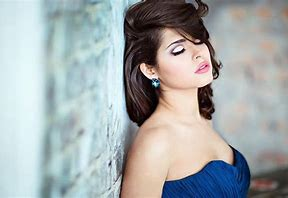
#> input picture test.png, 288 x 198 px
$ python Chapter-2.py
#> lines starting #> are read from the running program, lines starting #| are printed output that depends on the picture
import cv2
import numpy as np

#-----Chapter 2 ----- (ImgColor Gray)

img = cv2.imread('test.png')
#> img is the input picture: shape (198, 288, 3); mean B, G, R 171.6, 170.9, 164.6
#Img Color Gray
imgGray = cv2.cvtColor(img,cv2.COLOR_BGR2GRAY)
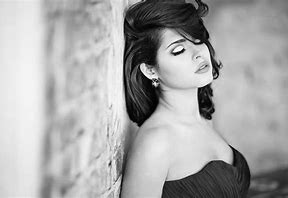
#> imgGray: shape (198, 288); min 0, max 254, mean 169.1

cv2.imshow('Gray image', imgGray)
cv2.waitKey(0)

#-----Chapter 2 ----- (Blur Image)
img = cv2.imread('test.png')

imgGray = cv2.cvtColor(img,cv2.COLOR_BGR2GRAY)
imgBlur = cv2.GaussianBlur(imgGray, (7,7),0)
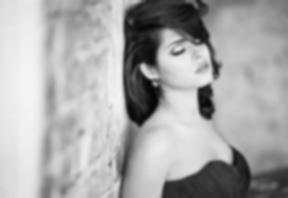
#> imgBlur: shape (198, 288); min 4, max 244, mean 169.1

#> (the run stopped early here; a loop or call above may not have finished)

$ run again, with cards (1).jpg saved as test.png
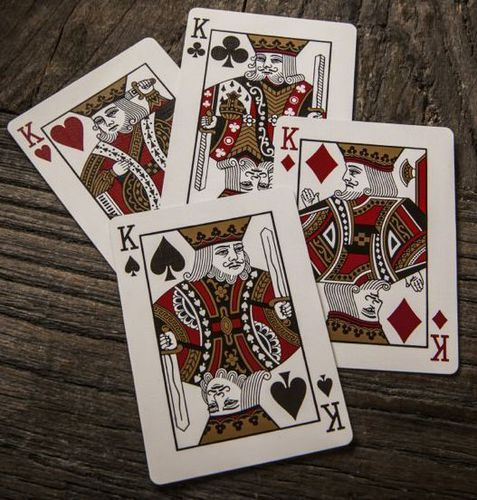
#> input picture cards (1).jpg, 477 x 500 px
#> img is the input picture: shape (500, 477, 3); mean B, G, R 88.1, 96.6, 109.6
#> `imgGray = cv2.cvtColor(img,cv2.COLOR_BGR2GRAY)`:
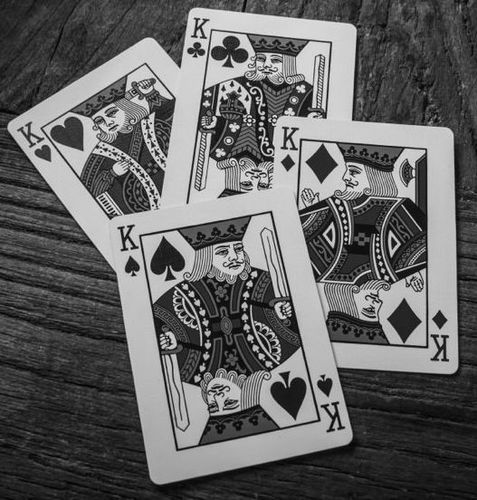
#> imgGray: shape (500, 477); min 1, max 251, mean 99.5
#> `imgBlur = cv2.GaussianBlur(imgGray, (7,7),0)`:
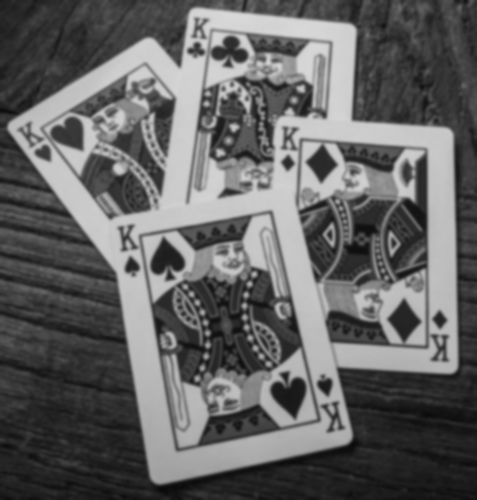
#> imgBlur: shape (500, 477); min 10, max 217, mean 99.5
